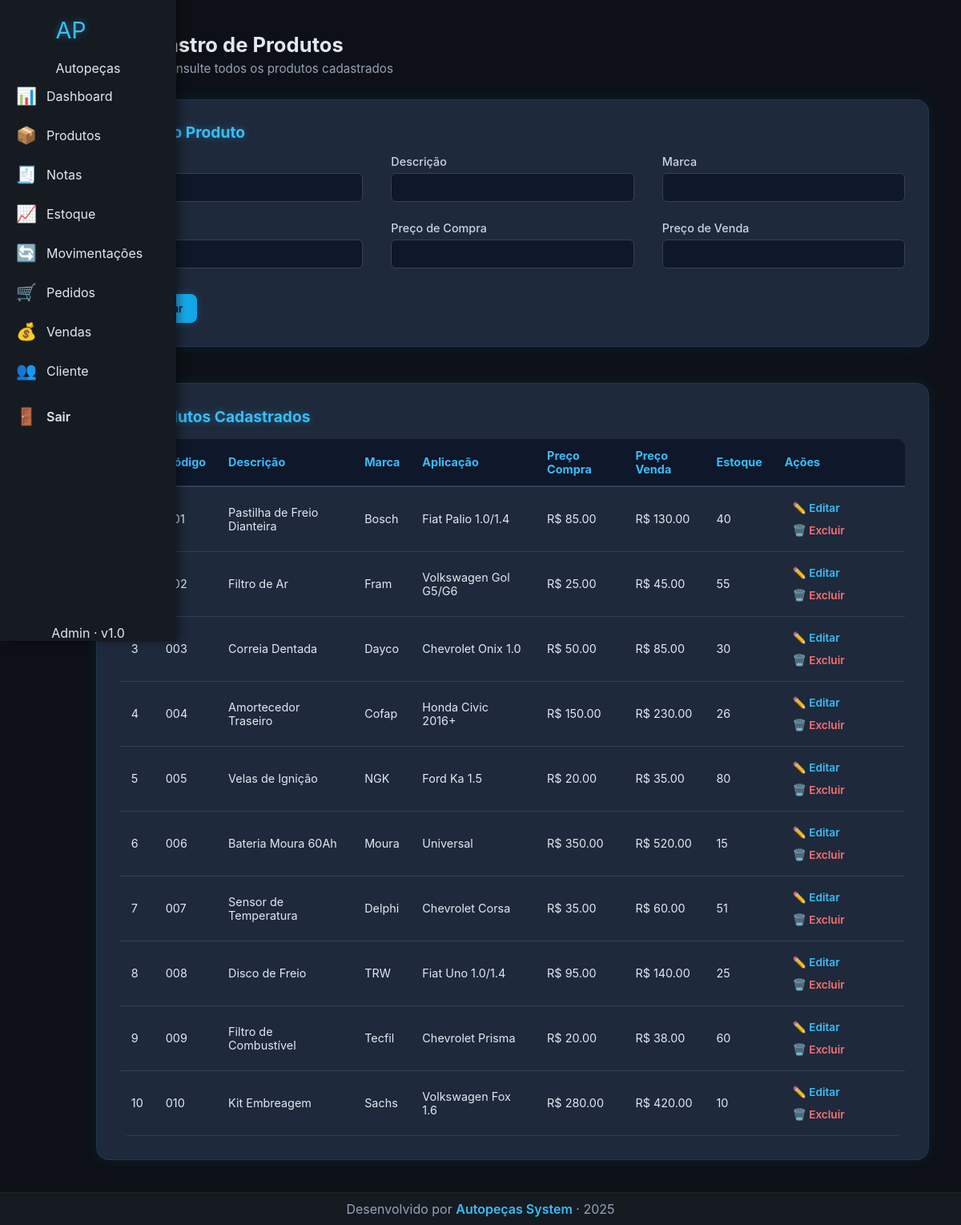
Page /produtos (signed in) on the committed database.
### models.py (models this page shows, shortened)
class Produto(db.Model):
    id = db.Column(db.Integer, primary_key=True)
    codigo = db.Column(db.String(20), nullable=False)
    descricao = db.Column(db.String(100), nullable=False)
    marca = db.Column(db.String(50))
    aplicacao = db.Column(db.String(100))
    preco_compra = db.Column(db.Float, nullable=False)
    preco_venda = db.Column(db.Float, nullable=False)
    estoque_atual = db.Column(db.Integer, default=0)
    itens = db.relationship("ItemNota", backref="produto", lazy=True)
    movimentacoes = db.relationship("Movimentacao", backref="produto", lazy=True)

### app.py (the view, shortened to what this page needs)
@app.route("/produtos", methods=["GET", "POST"])
@login_required
def produtos():
    lista = Produto.query.all()
    return render_template("pages/produtos/produtos.html", produtos=lista)

### app.py (called while the page is built)
@app.context_processor
def inject_globals():
    return {
        "current_year": datetime.now().year,
        "user": session.get("user"),
    }

def login_required(f):
    @wraps(f)
    def decorated(*args, **kwargs):
        if "user" not in session:
            return redirect(url_for("login"))
        return f(*args, **kwargs)
    return decorated

### templates/pages/produtos/produtos.html (shortened to what this page needs)
{% extends 'base.html' %}
{% set css = 'forms.css' %}
{% block content %}
<section class="page-header">
  <h1>📦 Cadastro de Produtos</h1>
  <p class="muted">Gerencie e consulte todos os produtos cadastrados</p>
</section>
<div class="grid-container">
  <div class="card">
    <h2>📝 Novo Produto</h2>
    <form method="POST" class="form-grid form-produto">
      <div class="form-group">
        <label for="codigo">Código</label>
        <input type="text" name="codigo" id="codigo" required>
      </div>
      <div class="form-group">
        <label for="descricao">Descrição</label>
        <input type="text" name="descricao" id="descricao" required>
      </div>
      <div class="form-group">
        <label for="marca">Marca</label>
        <input type="text" name="marca" id="marca">
      </div>
      <div class="form-group">
        <label for="aplicacao">Aplicação</label>
        <input type="text" name="aplicacao" id="aplicacao">
      </div>
      <div class="form-group">
        <label for="preco_compra">Preço de Compra</label>
        <input type="number" name="preco_compra" id="preco_compra" step="0.01" required>
      </div>
      <div class="form-group">
        <label for="preco_venda">Preço de Venda</label>
        <input type="number" name="preco_venda" id="preco_venda" step="0.01" required>
      </div>
      <div class="form-actions">
        <button type="submit" class="btn-primary">💾 Salvar</button>
      </div>
    </form>
  </div>
  <div class="card">
    <h2>📋 Produtos Cadastrados</h2>
    <table class="data-table">
      <thead>
        <tr>
          <th>ID</th>
          <th>Código</th>
          <th>Descrição</th>
          <th>Marca</th>
          <th>Aplicação</th>
          <th>Preço Compra</th>
          <th>Preço Venda</th>
          <th>Estoque</th>
          <th>Ações</th>
        </tr>
      </thead>
      <tbody>
        {% for p in produtos %}
        <tr>
          <td>{{ p.id }}</td>
          <td>{{ p.codigo }}</td>
          <td>{{ p.descricao }}</td>
          <td>{{ p.marca }}</td>
          <td>{{ p.aplicacao }}</td>
          <td>R$ {{ "%.2f"|format(p.preco_compra) }}</td>
          <td>R$ {{ "%.2f"|format(p.preco_venda) }}</td>
          <td>{{ p.estoque_atual }}</td>
          <td>
            <a href="{{ url_for('editar', id=p.id) }}" class="btn-action edit">✏️ Editar</a>
            <a href="{{ url_for('excluir', id=p.id) }}" class="btn-action delete"
              onclick="return confirm('Excluir este produto?')">🗑️ Excluir</a>
          </td>
        </tr>
        {% else %}
        <tr>
          <td colspan="9" style="text-align:center; color:#94a3b8;">Nenhum produto cadastrado.</td>
        </tr>
        {% endfor %}
      </tbody>
    </table>
  </div>
</div>
{% endblock %}

### templates/base.html (shortened to what this page needs)
<!DOCTYPE html>
<html lang="pt-BR">
<head>
  <link rel="stylesheet" href="{{ url_for('static', filename='css/style.css') }}" />
  {% if css %}
  <link rel="stylesheet" href="{{ url_for('static', filename='css/' ~ css) }}" />
  {% endif %}
  <link href="https://cdn.jsdelivr.net/npm/select2@4.1.0-rc.0/dist/css/select2.min.css" rel="stylesheet" />
</head>
<body>
  <div class="app">
    <aside class="sidebar">
      <div class="brand">
        <div class="logo">AP</div>
        <div class="title">Autopeças</div>
      </div>
      <nav class="nav">
        <a href="{{ url_for('dashboard') }}" class="{% if request.endpoint == 'dashboard' %}active{% endif %}">
          <div class="icon">📊</div>
          <div class="label">Dashboard</div>
        </a>
        <a href="{{ url_for('produtos') }}">
          <div class="icon">📦</div>
          <div class="label">Produtos</div>
        </a>
        <a href="{{ url_for('notas') }}">
          <div class="icon">🧾</div>
          <div class="label">Notas</div>
        </a>
        <a href="{{ url_for('estoque') }}">
          <div class="icon">📈</div>
          <div class="label">Estoque</div>
        </a>
        <a href="{{ url_for('movimentacoes') }}">
          <div class="icon">🔄</div>
          <div class="label">Movimentações</div>
        </a>
        <a href="{{ url_for('pedidos') }}">
          <div class="icon">🛒</div>
          <div class="label">Pedidos</div>
        </a>
        <a href="{{ url_for('vendas') }}">
          <div class="icon">💰</div>
          <div class="label">Vendas</div>
        </a>
        <a href="{{ url_for('clientes') }}">
          <div class="icon">👥</div>
          <div class="label">Cliente</div>
        </a>
        <a href="{{ url_for('logout') }}" class="logout-btn">
          <div class="icon">🚪</div>
          <div class="label">Sair</div>
        </a>
      </nav>
      <div class="small-muted">Admin · v1.0</div>
    </aside>
    <main class="main-content">
      {% block content %}{% endblock %}
    </main>
  </div>
  <footer>
    Desenvolvido por <span>Autopeças System</span> · {{ current_year or 2025 }}
  </footer>
</body>
</html>

### static/css/style.css (style rules this page uses)
:root { --bg: #0d1117; --sidebar: #161b22; --card: #1e2632; --primary: #38bdf8; --text: #e2e8f0; --muted: #94a3b8; --glow: 0 0 10px rgba(56, 189, 248, 0.4); --radius: 12px; }
* { box-sizing: border-box; margin: 0; padding: 0; font-family: "Inter", sans-serif; }
body { background-color: var(--bg); color: var(--text); display: flex; flex-direction: column; min-height: 100vh; }
.sidebar { width: 80px; background: var(--sidebar); height: 100vh; display: flex; flex-direction: column; align-items: center; transition: width 0.3s ease; position: fixed; left: 0; top: 0; z-index: 1000; overflow: hidden; box-shadow: 4px 0 10px rgba(0, 0, 0, 0.4); }
.sidebar .logo { font-size: 1.8rem; margin: 20px 0; color: var(--primary); text-shadow: var(--glow); }
.sidebar nav { display: flex; flex-direction: column; width: 100%; }
.sidebar nav a { display: flex; align-items: center; gap: 14px; color: var(--text); text-decoration: none; padding: 12px 20px; transition: background 0.3s, transform 0.2s; }
.sidebar nav .icon { font-size: 1.3rem; width: 24px; text-align: center; }
.sidebar nav .label { white-space: nowrap; opacity: 0; transition: opacity 0.3s ease; }
.main-content { margin-left: 80px; flex: 1; padding: 40px; transition: margin-left 0.3s ease; position: relative; z-index: 1; }
h2 { margin-bottom: 25px; font-size: 1.8rem; text-shadow: var(--glow); }
footer { text-align: center; color: var(--muted); padding: 10px; background: var(--sidebar); border-top: 1px solid #222; margin-top: auto; }
footer span { color: var(--primary); font-weight: 600; }
.logout-btn { display: flex; align-items: center; gap: 10px; padding: 10px 14px; border-radius: 8px; color: #f87171; font-weight: 600; text-decoration: none; transition: all 0.3s ease; margin-top: 8px; }

### static/css/forms.css (style rules this page uses)
.page-header { margin-bottom: 1.8rem; }
.page-header h1 { font-size: 1.6rem; color: #e2e8f0; margin-bottom: 0.3rem; }
.page-header .muted { color: #94a3b8; font-size: 0.95rem; }
.grid-container { display: flex; flex-direction: column; gap: 2.8rem; }
.card { background: #1e293b; padding: 1.8rem; border-radius: 16px; border: 1px solid rgba(56, 189, 248, 0.1); box-shadow: 0 0 18px rgba(56, 189, 248, 0.08); transition: transform 0.2s ease, box-shadow 0.3s ease; }
.card h2 { margin-bottom: 1rem; color: #38bdf8; font-size: 1.2rem; }
.form-grid { display: grid; grid-template-columns: repeat(auto-fit, minmax(240px, 1fr)); gap: 1.5rem 2.2rem; align-items: end; }
.form-group { display: flex; flex-direction: column; }
.form-group label { margin-bottom: 6px; color: #cbd5e1; font-size: 0.9rem; font-weight: 500; }
.form-group input, .form-group select { height: 36px; padding: 6px 10px; border-radius: 6px; border: 1px solid #334155; background: #0f172a; color: #e2e8f0; font-size: 0.9rem; transition: all 0.2s ease; }
.btn-primary { background: linear-gradient(90deg, #38bdf8, #0ea5e9); color: #0f172a; padding: 10px 18px; border: none; border-radius: 8px; font-weight: 600; cursor: pointer; transition: all 0.3s ease; box-shadow: 0 0 12px rgba(56, 189, 248, 0.2); margin-top: 8px; }
.data-table, .modern-table { width: 100%; border-collapse: collapse; color: #e2e8f0; font-size: 0.9rem; border-radius: 10px; overflow: hidden; }
.data-table th, .modern-table th { background: #0f172a; color: #38bdf8; text-align: left; padding: 12px 14px; border-bottom: 2px solid #334155; }
.data-table td, .modern-table td { padding: 12px 14px; border-bottom: 1px solid #334155; }
.btn-action { display: inline-block; padding: 6px 10px; border-radius: 6px; font-weight: 600; font-size: 0.85rem; text-decoration: none; transition: all 0.2s ease; margin-right: 6px; }
.btn-action.edit { color: #38bdf8; }
.btn-action.delete { color: #f87171; }
td .btn-action { display: inline-flex; align-items: center; gap: 4px; }

### rows in the picture
Produto: descricao "Pastilha de Freio Dianteira", marca "Bosch", aplicacao "Fiat Palio 1.0/1.4", preco_compra "85.00", preco_venda "130.00", estoque_atual "40"
Produto: codigo "002", descricao "Filtro de Ar", marca "Fram", aplicacao "Volkswagen Gol G5/G6", preco_compra "25.00", preco_venda "45.00", estoque_atual "55"
Produto: id "3", codigo "003", descricao "Correia Dentada", marca "Dayco", aplicacao "Chevrolet Onix 1.0", preco_compra "50.00", preco_venda "85.00", estoque_atual "30"
Produto: id "4", codigo "004", descricao "Amortecedor Traseiro", marca "Cofap", aplicacao "Honda Civic 2016+", preco_compra "150.00", preco_venda "230.00", estoque_atual "26"
Produto: id "5", codigo "005", descricao "Velas de Ignição", marca "NGK", aplicacao "Ford Ka 1.5", preco_compra "20.00", preco_venda "35.00", estoque_atual "80"
Produto: id "6", codigo "006", descricao "Bateria Moura 60Ah", marca "Moura", aplicacao "Universal", preco_compra "350.00", preco_venda "520.00", estoque_atual "15"
Produto: id "7", codigo "007", descricao "Sensor de Temperatura", marca "Delphi", aplicacao "Chevrolet Corsa", preco_compra "35.00", preco_venda "60.00", estoque_atual "51"
Produto: id "8", codigo "008", descricao "Disco de Freio", marca "TRW", aplicacao "Fiat Uno 1.0/1.4", preco_compra "95.00", preco_venda "140.00", estoque_atual "25"
Produto: id "9", codigo "009", descricao "Filtro de Combustível", marca "Tecfil", aplicacao "Chevrolet Prisma", preco_compra "20.00", preco_venda "38.00", estoque_atual "60"
Produto: id "10", codigo "010", descricao "Kit Embreagem", marca "Sachs", aplicacao "Volkswagen Fox 1.6", preco_compra "280.00", preco_venda "420.00", estoque_atual "10"
